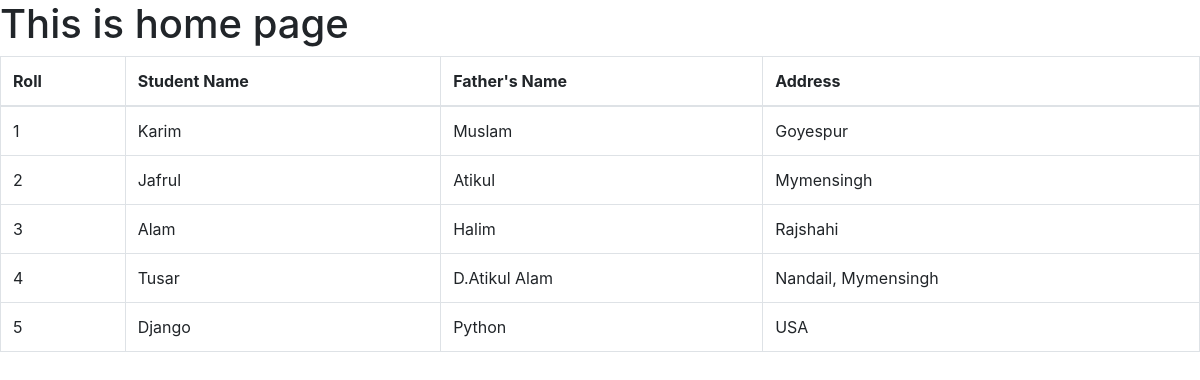
The page / on the database its author committed.
### first_app/models.py (models this page shows)
class Student(models.Model):
    name = models.CharField(max_length=20)
    roll = models.IntegerField(primary_key=True)
    address = models.TextField()
    father_name = models.TextField(default="Rahim")
    def __str__(self):
        return f"Roll: {self.roll} - {self.name}"

### first_app/views.py (the view)
# urls.py: path('', views.home),
def home(request):
    student = models.Student.objects.all()
    print(student)
    return render(request, "home.html",{'data':student})

### first_app/templates/home.html (shortened to what this page needs)
<!DOCTYPE html>
<html lang="en">
<head>
    <link rel="stylesheet" href="https://cdn.jsdelivr.net/npm/bootstrap@4.4.1/dist/css/bootstrap.min.css"
>
</head>
<body>
    <h1>This is home page</h1>
    {% if data %}
    <table class="table table-bordered">
        <thead>
            <tr>
                <th scope="col"> Roll </th>
                <th scope="col"> Student Name </th>
                <th scope="col"> Father's Name </th>
                <th scope="col"> Address </th>
            </tr>
        </thead>
        <tbody>
            {% for st in data %}
            <tr>
                <td>{{st.roll}}</td>
                <td>{{st.name}}</td>
                <td>{{st.father_name}}</td>
                <td>{{st.address}}</td>
            </tr>
            {% endfor %}
        </tbody>
    </table>
    {% else %}
    <h1>data not available to show </h1>
    {%endif%}
</body>
</html>

### rows shown on the page
Student: roll "1", name "Karim", father_name "Muslam", address "Goyespur"
Student: roll "2", name "Jafrul", father_name "Atikul", address "Mymensingh"
Student: roll "3", name "Alam", father_name "Halim", address "Rajshahi"
Student: roll "4", name "Tusar", father_name "D.Atikul Alam", address "Nandail, Mymensingh"
Student: roll "5", name "Django", father_name "Python", address "USA"
